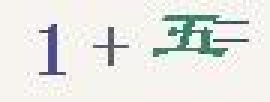
#> input picture Conlsutation/ocr/img/1.jpg, 90 x 34 px, found by its file name (shown 3 times larger)
$ python CutPhone.py
#> lines starting #> are read from the running program, lines starting #| are printed output that depends on the picture
#> further down, im is the input picture: shape (34, 90, 3); mean R, G, B 231, 232.1, 228.3
from skimage import io


def trim(img):
    img2 = img.sum(axis=2)
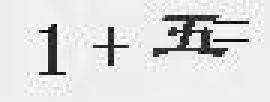
#> img2: shape (34, 90) uint64 (shown 3 times larger); min 191, max 765, mean 691.4; drawn with min black and max white
    (row, col) = img2.shape
#> row = 34; col = 90
    tempr0 = 0
    tempr1 = 0
    tempc0 = 0
    tempc1 = 0
    # 765 是255+255+255,如果是黑色背景就是0+0+0，彩色的背景，将765替换成其他颜色的RGB之和，这个会有一点问题，因为三个和相同但颜色不一定同
    for r in range(0, row):
        if img2.sum(axis=1)[r] <= 730 * col:
            tempr0 = r
            break

    for r in range(row - 1, 0, -1):
        if img2.sum(axis=1)[r] <= 730 * col:
            tempr1 = r
            break

    for c in range(0, col):
        if img2.sum(axis=0)[c] <= 730 * row:
            tempc0 = c
            break

    for c in range(col - 1, 0, -1):
        if img2.sum(axis=0)[c] <= 730 * row:
            tempc1 = c
            break

    new_img = img[tempr0:tempr1 + 1, tempc0:tempc1 + 1, 0:3]
    io.imsave('./staticImg/test/oo.jpg', new_img)
    return new_img


im = io.imread('./staticImg/test/1.jpg')
img_re = trim(im)
io.imsave('./staticImg/test/11.jpg', img_re)
